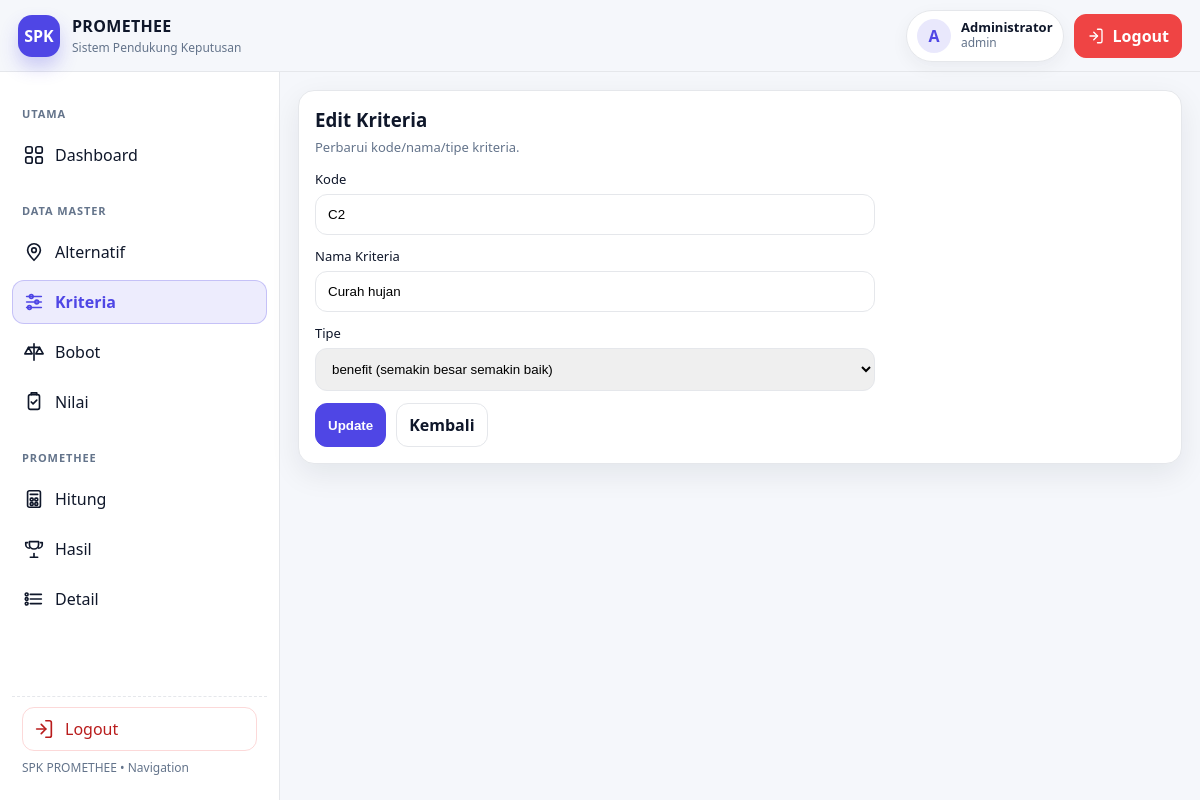
The page /public/criteria/edit.php?id=2 (signed in) on the database its author committed.
### tables this page shows
CREATE TABLE `criteria` (
  `id` bigint(20) UNSIGNED NOT NULL,
  `code` varchar(20) NOT NULL,
  `name` varchar(160) NOT NULL,
  `type` enum('benefit','cost') NOT NULL DEFAULT 'benefit'
);

### public/criteria/edit.php (the view, shortened to what this page needs)
<?php
require_once __DIR__ . "/../../app/config/database.php";
$id = (int)($_GET["id"] ?? 0);
$stmt = $pdo->prepare("SELECT id, code, name, type FROM criteria WHERE id = ? LIMIT 1");
$stmt->execute([$id]);
$row = $stmt->fetch();
require_once __DIR__ . "/../../layouts/header.php";
require_once __DIR__ . "/../../layouts/navbar.php";
require_once __DIR__ . "/../../layouts/sidebar.php";
?>
<main class="main">
  <div class="container">
    <div class="card">
      <h3 style="margin:0;">Edit Kriteria</h3>
      <p class="muted" style="margin:6px 0 0;">Perbarui kode/nama/tipe kriteria.</p>
      <form method="POST" action="/spk-promethee/public/criteria/update.php" style="margin-top:14px; display:grid; gap:12px; max-width:560px;">
        <div>
          <label style="display:block; font-size:13px; margin-bottom:6px;">Kode</label>
          <input name="code" required value="<?= htmlspecialchars($row["code"]) ?>" style="width:100%; padding:12px; border:1px solid #e5e7eb; border-radius:12px;">
        </div>
        <div>
          <label style="display:block; font-size:13px; margin-bottom:6px;">Nama Kriteria</label>
          <input name="name" required value="<?= htmlspecialchars($row["name"]) ?>" style="width:100%; padding:12px; border:1px solid #e5e7eb; border-radius:12px;">
        </div>
        <div>
          <label style="display:block; font-size:13px; margin-bottom:6px;">Tipe</label>
          <select name="type" required style="width:100%; padding:12px; border:1px solid #e5e7eb; border-radius:12px;">
            <option value="benefit" <?= $row["type"] === "benefit" ? "selected" : "" ?>>benefit (semakin besar semakin baik)</option>
          </select>
        </div>
        <div style="display:flex; gap:10px; flex-wrap:wrap;">
          <button class="btn btn-primary" type="submit">Update</button>
          <a class="btn" href="/spk-promethee/public/criteria/index.php">Kembali</a>
        </div>
      </form>
    </div>
  </div>
</main>
<?php require_once __DIR__ . "/../../layouts/footer.php"; ?>

### public/assets/css/style.css (style rules this page uses)
:root { --bg:#f5f7fb; --card:#ffffff; --text:#0f172a; --muted:#64748b; --line:#e5e7eb; --primary:#4f46e5; --primary-weak: rgba(79,70,229,.12); --shadow: 0 10px 30px rgba(15,23,42,.08); --radius: 16px; }
* { box-sizing:border-box }
body { margin:0; font-family: ui-sans-serif, system-ui, -apple-system, Segoe UI, Roboto, Arial, "Noto Sans", "Liberation Sans", sans-serif; background:var(--bg); color:var(--text); }
.main { grid-area: main; padding: 18px; }
.container { max-width: 1100px; margin: 0 auto; }
.card { background:var(--card); border:1px solid var(--line); border-radius: var(--radius); box-shadow: var(--shadow); padding: 16px; }
.card h3 { margin:0 0 8px }
.muted { color:var(--muted); font-size:13px; margin:0 }
.btn { display:inline-flex;align-items:center;justify-content:center; padding:10px 12px; border-radius: 12px; border:1px solid var(--line); background:#fff; color:var(--text); text-decoration:none; font-weight:700; }
.btn-primary { background: var(--primary); border-color: var(--primary); color:#fff; }

### rows shown on the page
criteria: code "C2", name "Curah hujan", type "benefit (semakin besar semakin baik)"

### other values the page prints
substr($userName, 0, 1) "A"
$userName "Administrator"
$userRole "admin"
